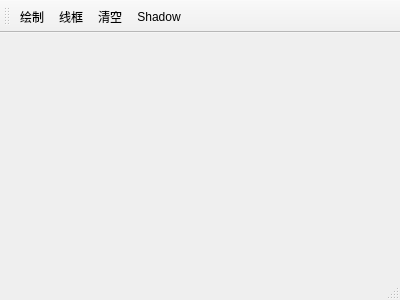
<?xml version="1.0" encoding="UTF-8"?>
<ui version="4.0">
 <class>MainWindow</class>
 <widget class="QMainWindow" name="MainWindow">
  <property name="geometry">
   <rect>
    <x>0</x>
    <y>0</y>
    <width>400</width>
    <height>300</height>
   </rect>
  </property>
  <property name="windowTitle">
   <string>MainWindow</string>
  </property>
  <widget class="QWidget" name="centralWidget"/>
  <widget class="QMenuBar" name="menuBar">
   <property name="geometry">
    <rect>
     <x>0</x>
     <y>0</y>
     <width>400</width>
     <height>23</height>
    </rect>
   </property>
  </widget>
  <widget class="QToolBar" name="mainToolBar">
   <attribute name="toolBarArea">
    <enum>TopToolBarArea</enum>
   </attribute>
   <attribute name="toolBarBreak">
    <bool>false</bool>
   </attribute>
   <addaction name="actionDraw"/>
   <addaction name="actionWireFrame"/>
   <addaction name="actionClear"/>
   <addaction name="actionShadow"/>
  </widget>
  <widget class="QStatusBar" name="statusBar"/>
  <action name="actionDraw">
   <property name="text">
    <string>绘制</string>
   </property>
  </action>
  <action name="actionWireFrame">
   <property name="text">
    <string>线框</string>
   </property>
  </action>
  <action name="actionClear">
   <property name="text">
    <string>清空</string>
   </property>
  </action>
  <action name="actionShadow">
   <property name="text">
    <string>Shadow</string>
   </property>
  </action>
 </widget>
 <layoutdefault spacing="6" margin="11"/>
 <resources/>
 <connections/>
</ui>
